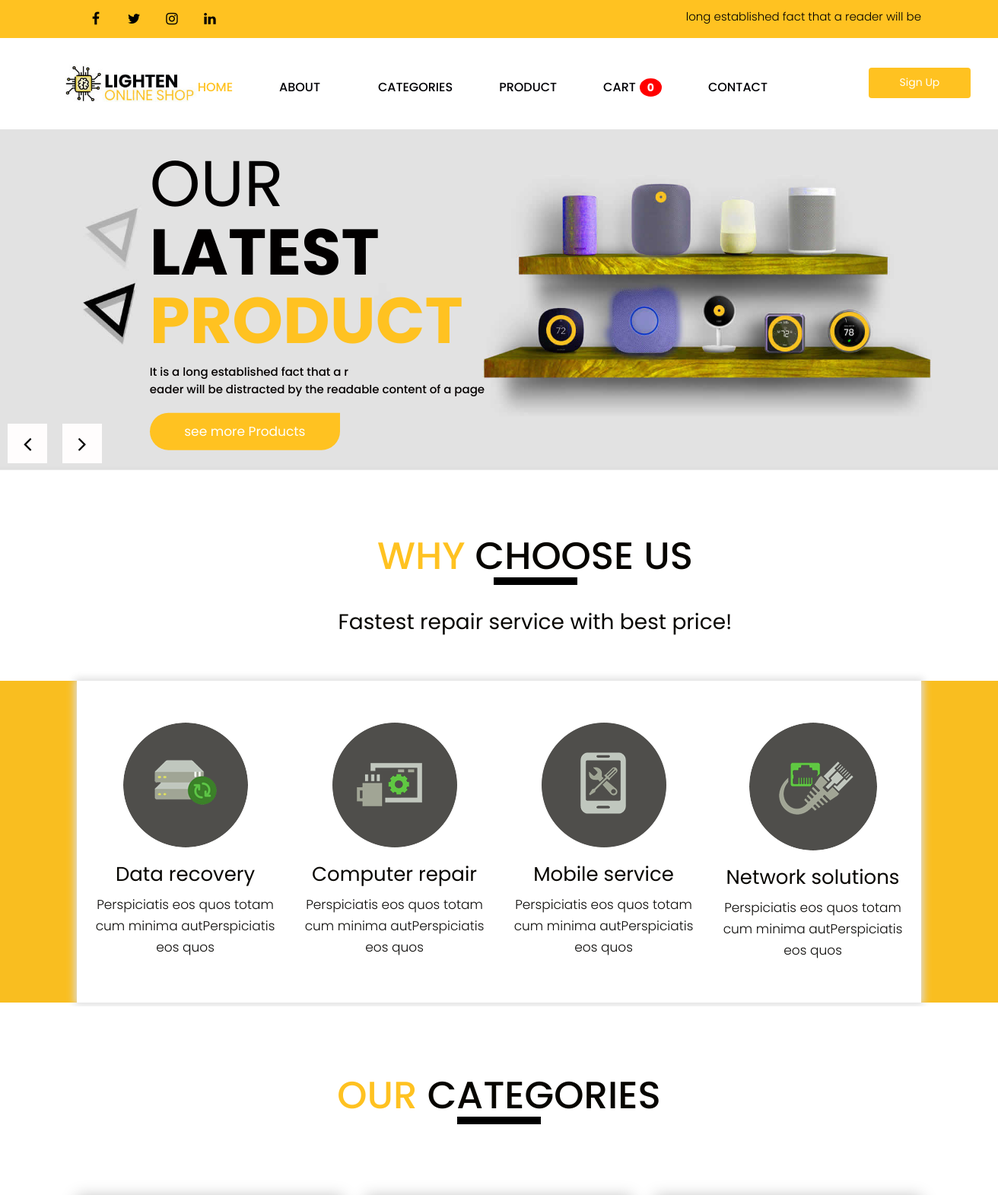
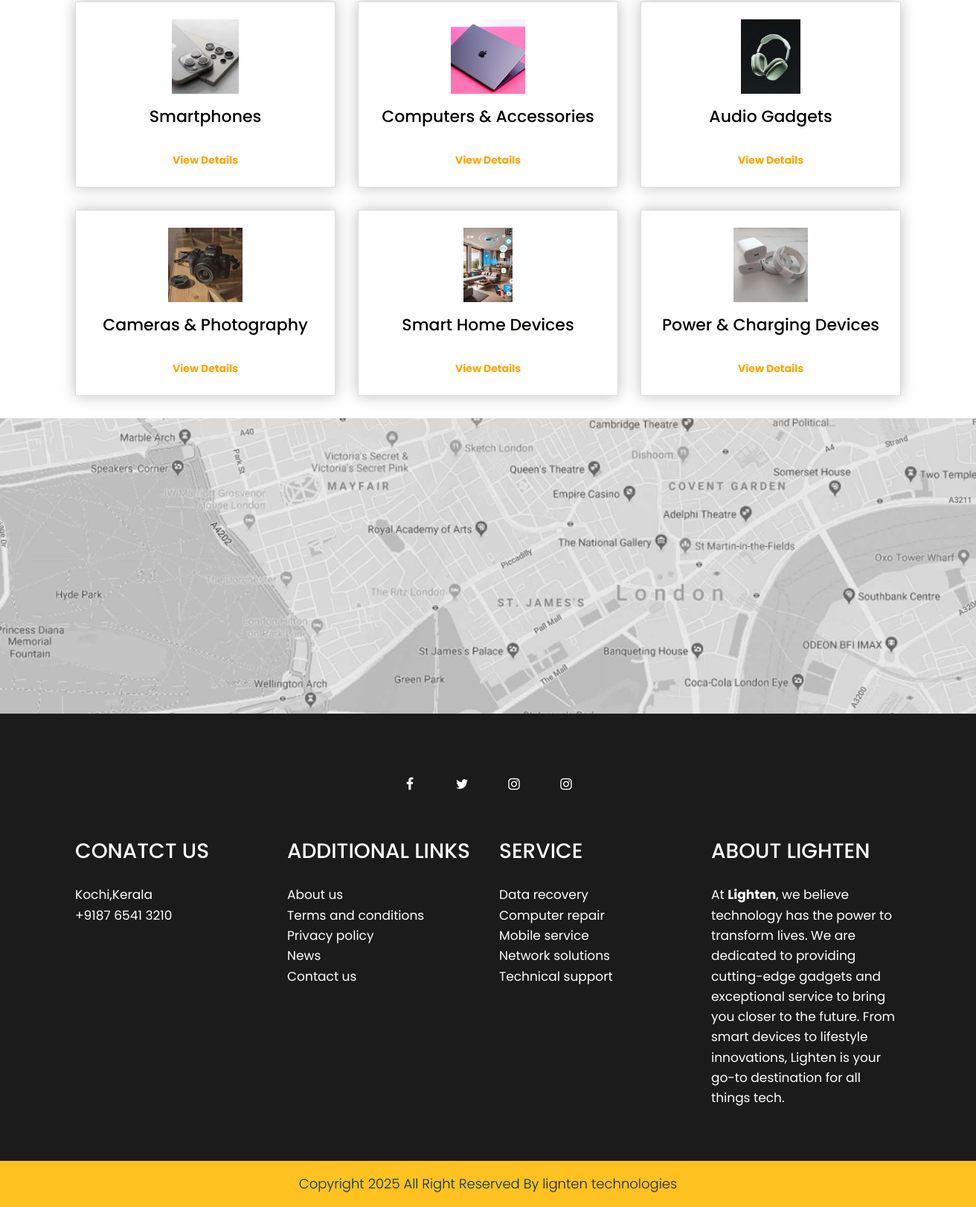
/home_page/, run on the app's committed database (2 pictures, top to bottom).
### AdminApp/models.py (models this page shows)
class categoryDB(models.Model):
    Category_Name=models.CharField(max_length=100,null=True,blank=True)
    Description=models.CharField(max_length=100,null=True,blank=True)
    cat_profile=models.ImageField(upload_to="category",null=True,blank=True)

### WebApp/views.py (the view)
# urls.py: path('home_page/',views.home_page,name="home_page"),
def home_page(request):
    categories=categoryDB.objects.all()
    _, x = _get_cart_context(request)
    return render(request,"Home.html",{'categories':categories,"x":x})

### WebApp/views.py (called while the page is built)
def _get_cart_context(request):
    username = request.session.get('Username')
    cart_count = cartDB.objects.filter(Username=username).count() if username else 0
    return username, cart_count

### WebApp/templates/Home.html (shortened to what this page needs)
<!DOCTYPE html>
{%load static%}
<html lang="en">
   <head>
      <link rel="stylesheet" href="{% static 'web/css/bootstrap.min.css' %}">
      <link rel="stylesheet" href="{% static 'web/css/style.css' %}">
      <link rel="stylesheet" href="{% static 'web/css/responsive.css' %}">
      <link rel="stylesheet" href="{% static 'web/css/jquery.mCustomScrollbar.min.css' %}">
      <link rel="stylesheet" href="https://netdna.bootstrapcdn.com/font-awesome/4.0.3/css/font-awesome.css">
      <link rel="stylesheet" href="https://cdnjs.cloudflare.com/ajax/libs/fancybox/2.1.5/jquery.fancybox.min.css" media="screen">
   </head>
      <header>
         <div class="header">
            <div class="head_top">
               <div class="container">
                  <div class="row">
                    <div class="col-xl-6 col-lg-6 col-md-6 col-sm-12">
                       <div class="top-box">
                        <ul class="sociel_link">
                         <li> <a href="#"><i class="fa fa-facebook-f"></i></a></li>
                         <li> <a href="#"><i class="fa fa-twitter"></i></a></li>
                         <li> <a href="#"><i class="fa fa-instagram"></i></a></li>
                         <li> <a href="#"><i class="fa fa-linkedin"></i></a></li>
                     </ul>
                    </div>
                  </div>
                  <div class="col-xl-6 col-lg-6 col-md-6 col-sm-12">
                       <div class="top-box">
                        <p>long established fact that a reader will be </p>
                    </div>
                  </div>
               </div>
            </div>
         </div>
<div class="container">
   <div class="row align-items-center">
      <div class="col-xl-3 col-lg-3 col-md-3 col-sm-3 logo_section">
         <div class="full">
            <div class="center-desk">
               <div class="logo" style="margin-left: -15px;">
                  <a href="index.html">
                     <img src="{% static 'web/images/logo.jpg' %}" alt="logo" style="max-height: 50px;"/>
                  </a>
               </div>
            </div>
         </div>
      </div>
   <div class="row align-items-center" style="margin-left:470px; margin-top:-70px">
   <div class="col-xl-7 col-lg-7 col-md-7 col-sm-7">
      <div class="menu-area">
         <div class="limit-box">
            <nav class="main-menu">
               <ul class="menu-area-main d-flex align-items-center" style="gap: 15px; list-style: none; padding: 0; margin: 0;">
                  <li class="active"><a href="{% url 'home_page' %}">Home</a></li>
                  <li><a href="{% url 'about_page' %}">About</a></li>
                <li class="dropdown" style="position: relative;">
                                 <li><a href="#">Categories</a>
								</li>
                  <li><a href="{% url 'product_page' %}">Product</a></li>
                  <li class="current-list-item">
    <a href="{% url 'cart_page'%}" style="display: flex; align-items: center; gap: 5px;">
        Cart
        <span style="background: red; color: white; padding: 5px 10px; border-radius: 50%;
                     font-size: 14px; font-weight: bold; display: flex; align-items: center;
                     justify-content: center; min-width: 24px; height: 24px; line-height: 1;">
            {{ x }}
        </span>
    </a>
</li>
                  <li><a href="{% url 'contact_page' %}">Contact</a></li>
               </ul>
            </nav>
         </div>
      </div>
   </div>
   <div class="col-xl-4 col-lg-4 col-md-4 col-sm-4 text-end">
       {%if request.session.Username%}
      <div style="display: flex; align-items: center;">
    <a class="buy" href="{% url 'sign_in' %}"
       style="padding: 4px 8px; font-size: 14px; color: white; text-decoration: none; border-radius: 4px; margin-right: 5px;">
        {{ request.session.Username }}
    </a>
    <a class="buy" href="{% url 'user_logout' %}"
       style="padding: 4px 8px; font-size: 14px; color: white; text-decoration: none; border-radius: 4px;">
        Logout
    </a>
</div>
       {%else%}
      <a class="buy" href="{% url 'sign_up' %}" style="padding: 4px 8px; font-size: 14px;  color: white; text-decoration: none; border-radius: 4px;">Sign Up</a>
       {%endif%}
   </div>
</div>
   </div>
</div>
      </header>
      <section class="slider_section">
         <div id="main_slider" class="carousel slide banner-main" data-ride="carousel">
            <div class="carousel-inner">
               <div class="carousel-item active">
                  <img class="first-slide" src="{% static 'web/images/banner2.jpg' %}" alt="First slide">
                  <div class="container">
                     <div class="carousel-caption relative">
                        <h1>Our <br> <strong class="black_bold">Latest </strong><br>
                           <strong class="yellow_bold">Product </strong></h1>
                        <p>It is a long established fact that a r <br>
                          eader will be distracted by the readable content of a page </p>
                        <a  href="{% url 'product_page' %}">see more Products</a>
                     </div>
                  </div>
               </div>
            </div>
            <a class="carousel-control-prev" href="#main_slider" role="button" data-slide="prev">
            <i class='fa fa-angle-right'></i>
            </a>
            <a class="carousel-control-next" href="#main_slider" role="button" data-slide="next">
            <i class='fa fa-angle-left'></i>
            </a>
         </div>
      </section>
      <div class="whyschose">
         <div class="container">
            <div class="row">
               <div class="col-md-7 offset-md-3">
                  <div class="title">
                     <h2>Why <strong class="black">choose us</strong></h2>
                     <span>Fastest repair service with best price!</span>
                  </div>
               </div>
            </div>
         </div>
      </div>
      <div class="choose_bg">
         <div class="container">
            <div class="white_bg">
            <div class="row">
               <dir class="col-xl-3 col-lg-3 col-md-6 col-sm-12">
                  <div class="for_box">
                     <i><img src="{% static 'web/icon/1.png' %}"/></i>
                     <h3>Data recovery</h3>
                     <p>Perspiciatis eos quos totam cum minima autPerspiciatis eos quos</p>
                  </div>
               </dir>
               <dir class="col-xl-3 col-lg-3 col-md-6 col-sm-12">
                  <div class="for_box">
                     <i><img src="{% static 'web/icon/2.png' %}"/></i>
                     <h3>Computer repair</h3>
                     <p>Perspiciatis eos quos totam cum minima autPerspiciatis eos quos</p>
                  </div>
               </dir>
               <dir class="col-xl-3 col-lg-3 col-md-6 col-sm-12">
                  <div class="for_box">
                     <i><img src="{% static 'web/icon/3.png' %}"/></i>
                     <h3>Mobile service</h3>
                     <p>Perspiciatis eos quos totam cum minima autPerspiciatis eos quos</p>
                  </div>
               </dir>
               <dir class="col-xl-3 col-lg-3 col-md-6 col-sm-12">
                  <div class="for_box">
                     <i><img src="{% static 'web/icon/4.png' %}"/></i>
                     <h3>Network solutions</h3>
                     <p>Perspiciatis eos quos totam cum minima autPerspiciatis eos quos</p>
                  </div>
               </dir>
            </div>
         </div>
       </div>
      </div>
      <div class="service">
         <div class="container">
            <div class="row">
               <div class="col-md-8 offset-md-2">
                  <div class="title">
                     <h2>Our <strong class="black">Categories</strong></h2>
                  </div>
               </div>
            </div>
          <div class="row">
            {% for i in categories %}
                <div class="col-xl-4 col-lg-4 col-md-4 col-sm-12">
                    <div class="service-box" style="width: 100%; height: 250px; display: flex; flex-direction: column; align-items: center; justify-content: center; text-align: center; border: 1px solid #ddd; padding: 15px; box-sizing: border-box;">
                        <i>
                            <img src="{{ i.cat_profile.url }}" style="width: 100%; height: 100px; object-fit: cover;" />
                        </i>
                        <h3>{{ i.Category_Name }}</h3>
                        <a href="{%url 'filtered_page' cat_name=i.Category_Name%}" style="color: orange; font-weight: bold; text-decoration: none; margin-top: 15px;">View Details</a>
                    </div>
                </div>
            {% endfor %}
</div>
         </div>
      </div>
      <div class="container-fluid padi">
         <div class="map">
            <img src="{% static 'web/images/mapimg.jpg' %}" alt="img"/>
         </div>
      </div>
      <footer>
         <div class="footer">
            <div class="container">
               <div class="row">
                  <div class="col-md-6 offset-md-3">
                     <ul class="sociel">
                         <li> <a href="#"><i class="fa fa-facebook-f"></i></a></li>
                         <li> <a href="#"><i class="fa fa-twitter"></i></a></li>
                         <li> <a href="#"><i class="fa fa-instagram"></i></a></li>
                         <li> <a href="#"><i class="fa fa-instagram"></i></a></li>
                     </ul>
                  </div>
            </div>
            <div class="row">
               <div class="col-xl-3 col-lg-3 col-md-6 col-sm-12">
                  <div class="contact">
                     <h3>conatct us</h3>
                     <span>Kochi,Kerala<br>
                        +9187 6541 3210</span>
                  </div>
               </div>
                 <div class="col-xl-3 col-lg-3 col-md-6 col-sm-12">
                  <div class="contact">
                     <h3>ADDITIONAL LINKS</h3>
                     <ul class="lik">
                         <li> <a href="{%url 'about_page'%}">About us</a></li>
                         <li> <a href="#">Terms and conditions</a></li>
                         <li> <a href="#">Privacy policy</a></li>
                         <li> <a href="#">News</a></li>
                          <li> <a href="{%url 'contact_page'%}">Contact us</a></li>
                     </ul>
                  </div>
               </div>
                 <div class="col-xl-3 col-lg-3 col-md-6 col-sm-12">
                  <div class="contact">
                     <h3>service</h3>
                      <ul class="lik">
                    <li> <a href="#"> Data recovery</a></li>
                         <li> <a href="#">Computer repair</a></li>
                         <li> <a href="#">Mobile service</a></li>
                         <li> <a href="#">Network solutions</a></li>
                          <li> <a href="#">Technical support</a></li>
                  </div>
               </div>
                 <div class="col-xl-3 col-lg-3 col-md-6 col-sm-12">
                  <div class="contact">
                     <h3>About lighten</h3>
                     <span> At <strong>Lighten</strong>, we believe technology has the power to transform lives. We are dedicated to providing cutting-edge gadgets and exceptional service to bring you closer to the future. From smart devices to lifestyle innovations, Lighten is your go-to destination for all things tech. </span>
                  </div>
               </div>
            </div>
         </div>
            <div class="copyright">
               <p>Copyright 2025 All Right Reserved By <a href="">lignten technologies</a></p>
            </div>
      </div>
      </footer>
   </body>
</html>

### WebApp/static/web/css/responsive.css (style rules this page uses)
@media (min-width: 1200px) and (max-width: 1500px) { .banner-main .carousel-caption { background: transparent; } }

### data on the page
categoryDB: cat_profile (picture), Category_Name "Smartphones"
categoryDB: cat_profile (picture), Category_Name "Computers & Accessories"
categoryDB: cat_profile (picture), Category_Name "Audio Gadgets"
categoryDB: cat_profile (picture), Category_Name "Cameras & Photography"
categoryDB: cat_profile (picture), Category_Name "Smart Home Devices"
categoryDB: cat_profile (picture), Category_Name "Power & Charging Devices"

### other printed values
{{ x }} "0"
